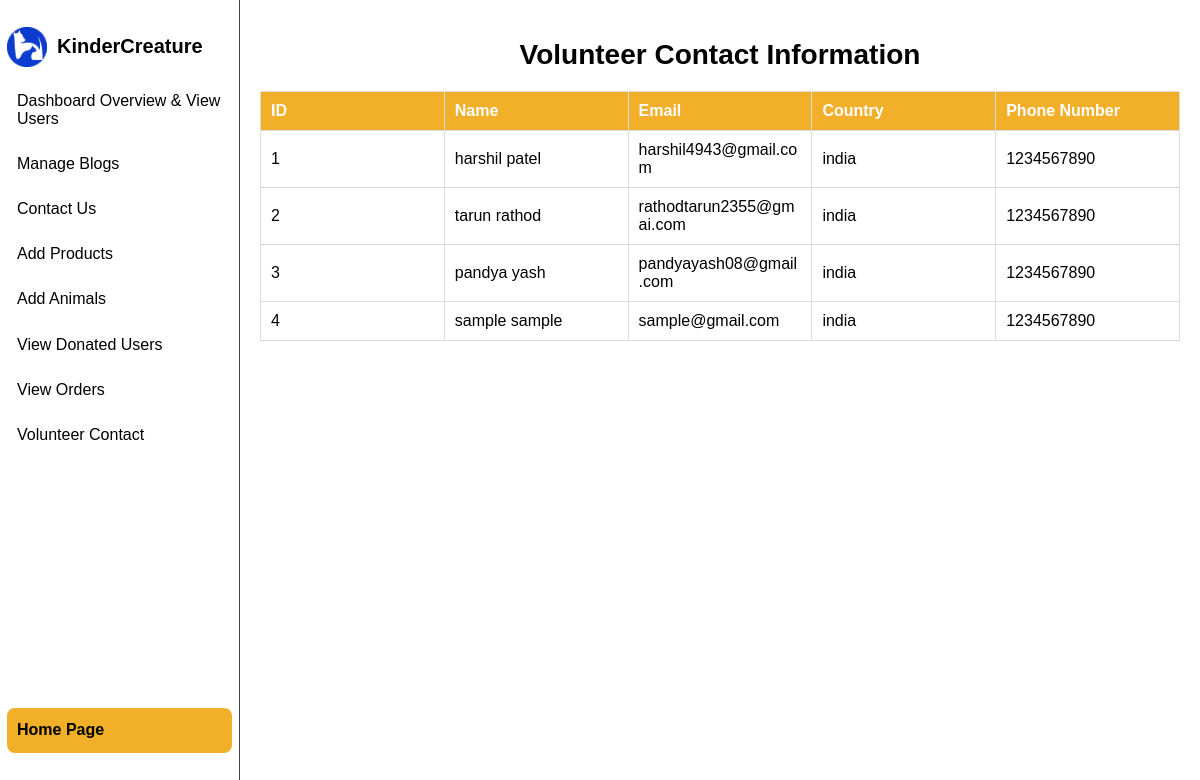
The page /src/subadmin/volunteer_contact.php on the database its author committed.
### tables this page shows
CREATE TABLE `volunteer_contacts` (
  `id` int(11) NOT NULL,
  `first_name` varchar(100) NOT NULL,
  `last_name` varchar(100) NOT NULL,
  `email` varchar(150) NOT NULL,
  `country` varchar(100) NOT NULL,
  `phone` varchar(20) NOT NULL,
  `created_at` timestamp NOT NULL DEFAULT current_timestamp()
);

### src/subadmin/volunteer_contact.php (the view, shortened to what this page needs)
<?php
require 'C:\xampp\htdocs\KinderCreature\src\database.php';
$query = "SELECT * FROM volunteer_contacts";
$result = $mysqli->query($query);
if ($result->num_rows > 0) {
    $volunteers = $result->fetch_all(MYSQLI_ASSOC);
} else {
    $volunteers = [];
}
?>
<!DOCTYPE html>
<html lang="en">
<head>
  <link rel="stylesheet" href="style.css">
</head>
<body>
  <div class="dashboard">
    <nav id="sidebar">
      <div class="logo">
        <img src="web_logo.png" alt="" class="kc-img" >
        <p>KinderCreature</p>
      </div>
      <ul>
        <li class="active"><a href="dashboard.php">Dashboard Overview & View Users</a></li>
        <li class="active"><a href="manage_blogs.php">Manage Blogs</a></li>
        <li class="active"><a href="contact_us.php">Contact Us</a></li>
        <li class="active"><a href="add_products.php">Add Products</a></li>
        <li class="active"><a href="add_animals.php" class="active">Add Animals</a></li>
        <li class="active"><a href="view_donated_users.php">View Donated Users</a></li>
        <li class="active"><a href="view_orders.php">View Orders</a></li>
        <li class="active"><a href="volunteer_contact.php">Volunteer Contact</a></li>
      </ul>
      <div class="home-button">
        <a href="\KinderCreature\src\home_page\home.php" class="btn">Home Page</a>
      </div>
    </nav>
    <main class="main-content">
      <h1>Volunteer Contact Information</h1>
      <table>
        <thead>
          <tr>
            <th>ID</th>
            <th>Name</th>
            <th>Email</th>
            <th>Country</th>
            <th>Phone Number</th>
          </tr>
        </thead>
        <tbody>
          <?php
          if (!empty($volunteers)) {
              foreach ($volunteers as $volunteer) {
                  echo "<tr>";
                  echo "<td>" . $volunteer['id'] . "</td>";
                  echo "<td>" . $volunteer['first_name'] . " " . $volunteer['last_name'] . "</td>";
                  echo "<td>" . $volunteer['email'] . "</td>";
                  echo "<td>" . $volunteer['country'] . "</td>";
                  echo "<td>" . $volunteer['phone'] . "</td>";
                  echo "</tr>";
              }
          } else {
              echo "<tr><td colspan='5'>No volunteer data available</td></tr>";
          }
          ?>
        </tbody>
      </table>
    </main>
  </div>
</body>
</html>

### src/subadmin/style.css (style rules this page uses)
body { font-family: Arial, sans-serif; margin: 0; padding: 0; display: flex; background-color: #f4f4f9; box-sizing: border-box; }
.dashboard { display: flex; width: 100%; height: 100vh; }
.main-content { flex: 1; padding: 20px; overflow-y: auto; }
main h1 { font-size: 28px; margin-bottom: 20px; }
table { width: 100%; table-layout: fixed; border-collapse: collapse; margin-top: 20px; }
table th, table td { border: 1px solid #ddd; padding: 10px; text-align: left; }
table th { background-color: #F2AF29; color: #fff; }
ul { list-style: none; padding: 0; margin: 0; align-items: center; }
.main-content { flex: 1; padding: 20px; overflow-y: auto; background-color: #ffffff; color: black; }
h1 { font-size: 24px; margin-bottom: 20px; }
table { width: 100%; border-collapse: collapse; margin-top: 20px; }
table th, table td { border: 1px solid #ddd; padding: 10px; text-align: left; word-wrap: break-word; white-space: normal; text-overflow: ellipsis; overflow: hidden; }
.home-button { margin-top: 250px; text-align: center; }
.home-button .btn { display: inline-block; padding: 10px 20px; color: #fff; background-color: #F2AF29; text-decoration: none; border-radius: 5px; font-weight: bold; }
main>h1 { text-align: center; }
#sidebar { box-sizing: border-box; height: 100vh; width: 240px; padding: 5px 7px; background-color: #ffffff; border-right: 1px solid #42434a; position: sticky; top:0; align-self: start; }
#sidebar ul { list-style: none; padding: 0px 0px 0px 0px; }
#sidebar ul li { display: flex; justify-content: left; font-size: 16px; }
#sidebar a { border-radius: .5em; padding: .85em; padding-left: 10px; padding-right: 10px; text-decoration: none; color: black; display: flex; align-items: center; }
.logo { margin-top: 10px; display: flex; flex-direction: row; align-items: center; }
.logo>p { padding-left: 10px; color:black; font-size: 20px; font-weight: 600; }
.logo>img { width: 40px; height: 40px; }

### rows shown on the page
volunteer_contacts: id "1", first_name "harshil", last_name "patel", email "harshil4943@gmail.com", country "india", phone "1234567890"
volunteer_contacts: id "2", first_name "tarun", last_name "rathod", email "rathodtarun2355@gmai.com", country "india", phone "1234567890"
volunteer_contacts: id "3", first_name "pandya", last_name "yash", email "pandyayash08@gmail.com", country "india", phone "1234567890"
volunteer_contacts: id "4", first_name "sample", last_name "sample", email "sample@gmail.com", country "india", phone "1234567890"
